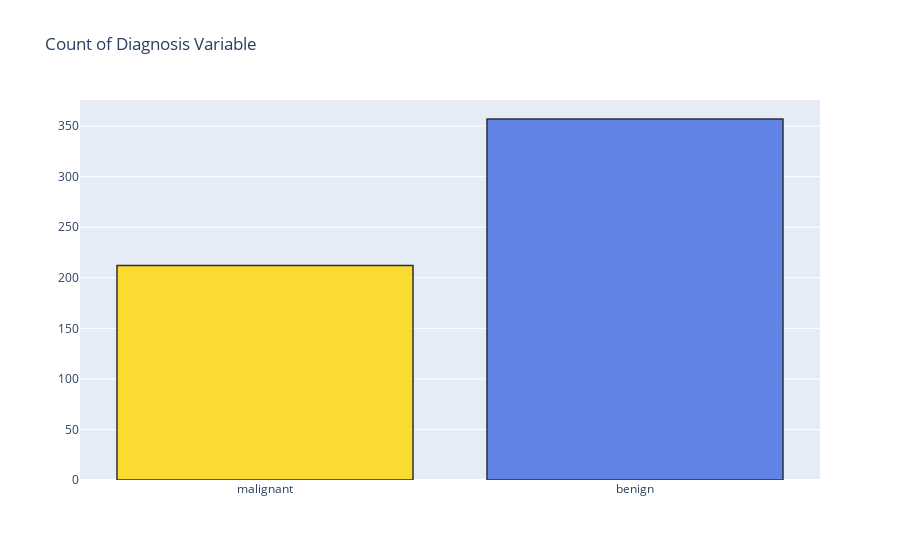

The notebook cell saved with this chart:
### Code cell
# Counts of Malignant and Benign Tumors
trace = go.Bar( x = ['malignant', 'benign'], y = (len(M), len(B)), orientation = 'v', opacity = 0.8, marker=dict(
        color=[ 'gold', 'royalblue'],
        line=dict(color='#000000',width=1.5)))

layout = dict(title =  'Count of Diagnosis Variable')
                    
fig = dict(data = [trace], layout=layout)
py.iplot(fig)

### Figure 1 — Plotly figure (JSON) as saved in the notebook; plotly's stock layout.template omitted (floating-point values rounded to 4 significant figures)
{"data": [{"marker": {"color": ["gold", "royalblue"], "line": {"color": "#000000", "width": 1.5}}, "opacity": 0.8, "orientation": "v", "type": "bar", "x": ["malignant", "benign"], "y": [212, 357]}], "layout": {"title": {"text": "Count of Diagnosis Variable"}}}
